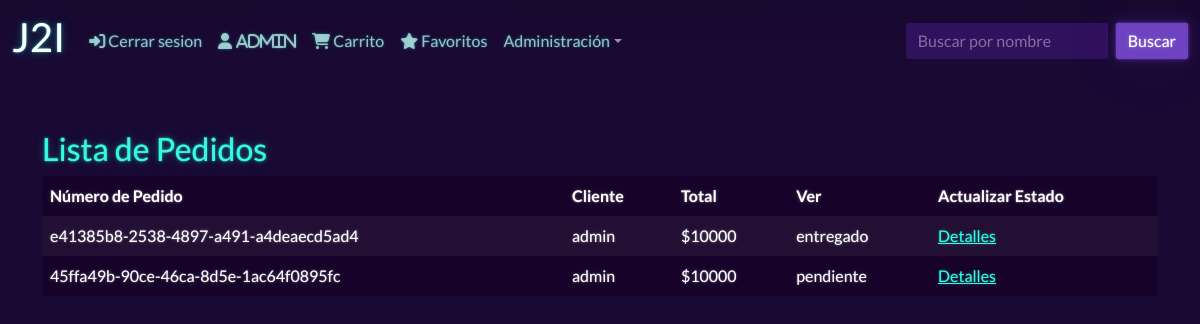
The page /historial_compra/ (signed in) on the database as committed earlier.
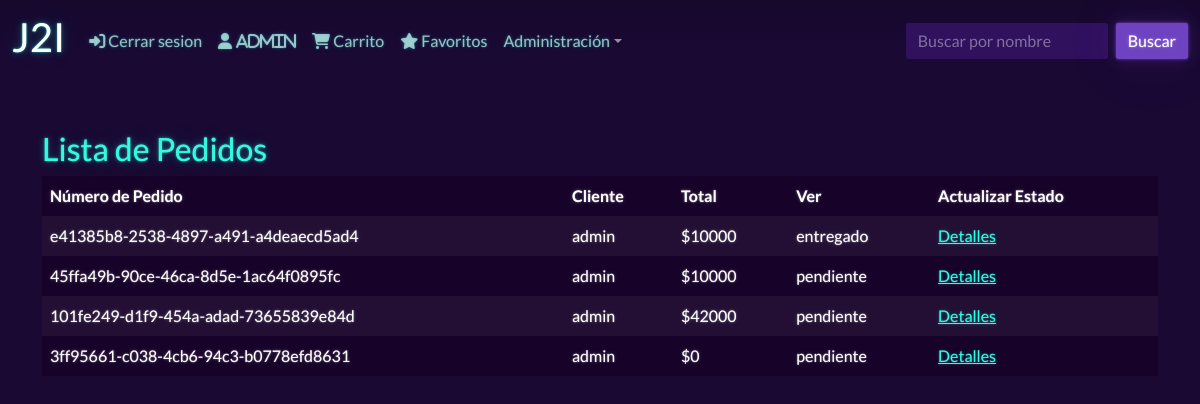
The same page on the database as committed later.
### app/models.py (models this page shows, shortened)
class Boleta (models.Model):
    ESTADOS_BOLETA = [
        ('pendiente', 'Pendiente'),
        ('enviado', 'Enviado'),
        ('entregado', 'Entregado'),
        ('cancelado', 'Cancelado')
    ]
    id = models.UUIDField(primary_key=True, default=uuid.uuid4, editable=False)
    fechaVenta = models.DateTimeField(auto_now_add=True)
    cliente = models.ForeignKey(User,on_delete=models.CASCADE)
    completada = models.BooleanField(default=False)
    estado = models.CharField(max_length=20, choices=ESTADOS_BOLETA, default='pendiente')
    @property
    def get_total(self):
        detalle = self.detalle_boleta_set.all()
        total = sum([item.producto.valor * item.cantidad_productos for item in detalle])
        return total

class Detalle_boleta (models.Model):
    producto = models.ForeignKey(Producto, on_delete=models.CASCADE)
    boleta = models.ForeignKey(Boleta, on_delete=models.CASCADE)
    cantidad_productos = models.IntegerField(default=0)

class Producto(models.Model):
    id=models.IntegerField( primary_key=True ,default=uuid.uuid4, null=False)
    nombre_p = models.CharField( max_length=50,null=False)
    desc = models.CharField( max_length=500,default = 'Sin descripcion',null=False)
    imagen = models.ImageField("Imagen", upload_to='add_producto', null=True)
    valor = models.IntegerField(null=False)

### app/views.py (the view)
# urls.py: path('historial_compra/', historial_compra, name='historial_compra'),
def historial_compra(request):
    boletas = Boleta.objects.filter(cliente=request.user)
    data = {
        'boletas': boletas
    }
    return render(request, 'app/historial_compra.html', data)

### app/templates/app/historial_compra.html
{% extends "app/base.html" %}
{% load static %}
{% block contenido %}
<div class="container mt-5 content" id="admin-contenido">
  <h2 class="mt-5 titulo-blanco">Lista de Pedidos</h2>
  <table class="table table-dark table-striped">
      <thead>
          <tr>
              <th class="subtitulo-blanco">Número de Pedido</th>
              <th class="subtitulo-blanco">Cliente</th>
              <th class="subtitulo-blanco">Total</th>
              <th class="subtitulo-blanco">Ver</th>
              <th class="subtitulo-blanco">Actualizar Estado</th>
          </tr>
      </thead>
      <tbody>
          {% for boleta in boletas %}
          <tr>
              <td>{{ boleta.id }}</td>
              <td>{{ boleta.cliente }}</td>
              <td>${{ boleta.get_total }}</td>
              <td>{{ boleta.estado }}</td>
              <td><a href="{% url 'detalle_boleta' boleta.id %}">Detalles</a></td>
          </tr>
          {% endfor %}
      </tbody>
  </table>
</div>
{% endblock contenido %}

Rows that differ between the two databases and show on the page:
added Boleta: id "101fe249-d1f9-454a-adad-73655839e84d", cliente "admin", get_total "42000", estado "pendiente"
added Boleta: id "3ff95661-c038-4cb6-94c3-b0778efd8631", cliente "admin", get_total "0", estado "pendiente"
